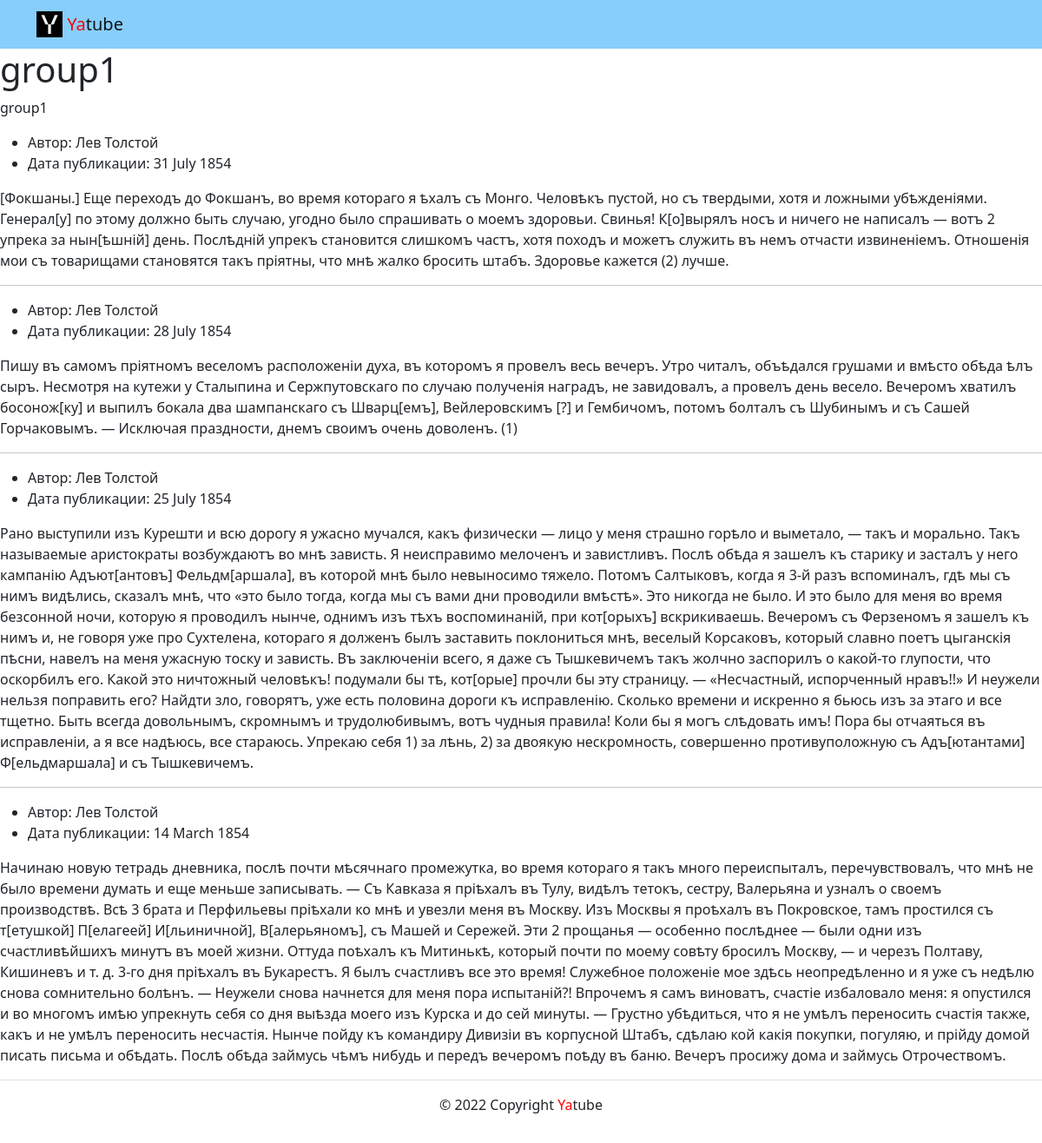
The app's page /group/group1 with its own data.
### posts/models.py (models this page shows, shortened)
class Group(models.Model):
    title = models.CharField(max_length=200)
    slug = models.SlugField(unique=True)
    description = models.TextField()

class Post(models.Model):
    text = models.TextField()
    pub_date = models.DateTimeField(auto_now_add=True)
    author = models.ForeignKey(
        User, on_delete=models.CASCADE, related_name="posts"
    )
    group = models.ForeignKey(
        Group,
        on_delete=models.SET_NULL,
        blank=True,
        null=True,
        related_name="posts"
    )

### posts/views.py (the view)
# urls.py: path('group/<slug>', views.group_posts, name='postsname'),
def group_posts(request, slug):
    group = get_object_or_404(Group, slug=slug)
    template = 'posts/group_list.html'
    posts = Post.objects.filter(group=group).order_by('-pub_date')[:MESSAGE_N]
    context = {
        'group': group,
        'posts': posts,
    }
    return render(request, template, context)

### templates/posts/group_list.html (shortened to what this page needs)
{% extends 'base.html' %}
{% block content %}
    <h1>{{ group.title }}</h1>
    <p>{{ group.description }}</p>
    {% for post in posts %}
      <ul>
        <li>
          Автор: {{ post.author.get_full_name }}
        </li>
        <li>
          Дата публикации: {{ post.pub_date|date:"d E Y" }}
        </li>
      </ul>
  <p>{{ post.text }}</p>
    {% if not forloop.last %}<hr>{% endif %}
    {% endfor %}
{% endblock %}

### records on screen
Group: title "group1", description "group1"
Post: author.get_full_name "Лев Толстой", pub_date "31 July 1854", text "[Фокшаны.] Еще переходъ до Фокшанъ, во время котораго я ѣхалъ съ Монго. Человѣкъ пустой, но съ твердыми, хотя и ложными убѣжденіями. Генерал[у] по этому должно быть случаю, угодно было спрашивать о моемъ здоровьи. Свинья! К[о]вырялъ носъ и ничего не написалъ — вотъ 2 упрека за нын[ѣшній] день. Послѣдній упрекъ становится слишкомъ частъ, хотя походъ и можетъ служить въ немъ отчасти извиненіемъ. Отношенія мои съ товарищами становятся такъ пріятны, что мнѣ жалко бросить штабъ. Здоровье кажется (2) лучше."
Post: author.get_full_name "Лев Толстой", pub_date "28 July 1854", text "Пишу въ самомъ пріятномъ веселомъ расположеніи духа, въ которомъ я провелъ весь вечеръ. Утро читалъ, объѣдался грушами и вмѣсто обѣда ѣлъ сыръ. Несмотря на кутежи у Сталыпина и Сержпутовскаго по случаю полученія наградъ, не завидовалъ, а провелъ день весело. Вечеромъ хватилъ босонож[ку] и выпилъ бокала два шампанскаго съ Шварц[емъ], Вейлеровскимъ [?] и Гембичомъ, потомъ болталъ съ Шубинымъ и съ Сашей Горчаковымъ. — Исключая праздности, днемъ своимъ очень доволенъ. (1)"
Post: author.get_full_name "Лев Толстой", pub_date "25 July 1854", text "Рано выступили изъ Курешти и всю дорогу я ужасно мучался, какъ физически — лицо у меня страшно горѣло и выметало, — такъ и морально. Такъ называемые аристократы возбуждаютъ во мнѣ зависть. Я неисправимо мелоченъ и завистливъ. Послѣ обѣда я зашелъ къ старику и засталъ у него кампанію Адъют[антовъ] Фельдм[аршала], въ которой мнѣ было невыносимо тяжело. Потомъ Салтыковъ, когда я 3-й разъ вспоминалъ, гдѣ мы съ нимъ видѣлись, сказалъ мнѣ, что «это было тогда, когда мы съ вами дни проводили вмѣстѣ». Это никогда не было. И это было для меня во время безсонной ночи, которую я проводилъ нынче, однимъ изъ тѣхъ воспоминаній, при кот[орыхъ] вскрикиваешь. Вечеромъ съ Ферзеномъ я зашелъ къ нимъ и, не…"
Post: author.get_full_name "Лев Толстой", pub_date "14 March 1854", text "Начинаю новую тетрадь дневника, послѣ почти мѣсячнаго промежутка, во время котораго я такъ много переиспыталъ, перечувствовалъ, что мнѣ не было времени думать и еще меньше записывать. — Съ Кавказа я пріѣхалъ въ Тулу, видѣлъ тетокъ, сестру, Валерьяна и узналъ о своемъ производствѣ. Всѣ 3 брата и Перфильевы пріѣхали ко мнѣ и увезли меня въ Москву. Изъ Москвы я проѣхалъ въ Покровское, тамъ простился съ т[етушкой] П[елагеей] И[льиничной], В[алерьяномъ], съ Машей и Сережей. Эти 2 прощанья — особенно послѣднее — были одни изъ счастливѣйшихъ минутъ въ моей жизни. Оттуда поѣхалъ къ Митинькѣ, который почти по моему совѣту бросилъ Москву, — и черезъ Полтаву, Кишиневъ и т. д. 3-го дня пріѣхалъ въ…"
